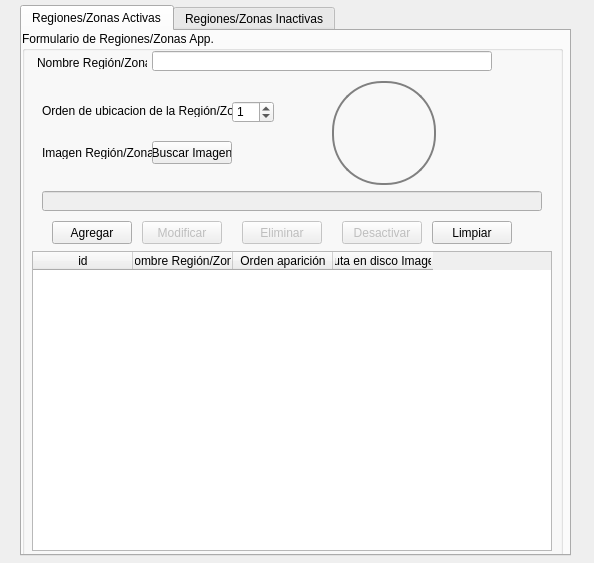
<?xml version="1.0" encoding="UTF-8"?>
<ui version="4.0">
 <class>Form</class>
 <widget class="QWidget" name="Form">
  <property name="geometry">
   <rect>
    <x>0</x>
    <y>0</y>
    <width>594</width>
    <height>563</height>
   </rect>
  </property>
  <property name="windowTitle">
   <string>Form</string>
  </property>
  <widget class="QTabWidget" name="tabWidget">
   <property name="geometry">
    <rect>
     <x>20</x>
     <y>5</y>
     <width>551</width>
     <height>551</height>
    </rect>
   </property>
   <property name="currentIndex">
    <number>0</number>
   </property>
   <widget class="QWidget" name="tab">
    <attribute name="title">
     <string>Regiones/Zonas Activas</string>
    </attribute>
    <widget class="QWidget" name="verticalLayoutWidget">
     <property name="geometry">
      <rect>
       <x>0</x>
       <y>0</y>
       <width>541</width>
       <height>561</height>
      </rect>
     </property>
     <layout class="QVBoxLayout" name="verticalLayout">
      <item>
       <widget class="QGroupBox" name="groupBox">
        <property name="title">
         <string>Formulario de Regiones/Zonas App.</string>
        </property>
        <widget class="QLineEdit" name="lineEdit_nombre_region_zona">
         <property name="geometry">
          <rect>
           <x>130</x>
           <y>20</y>
           <width>340</width>
           <height>20</height>
          </rect>
         </property>
        </widget>
        <widget class="QLabel" name="label">
         <property name="geometry">
          <rect>
           <x>15</x>
           <y>25</y>
           <width>110</width>
           <height>13</height>
          </rect>
         </property>
         <property name="text">
          <string>Nombre Región/Zona:</string>
         </property>
        </widget>
        <widget class="QLabel" name="label_3">
         <property name="geometry">
          <rect>
           <x>20</x>
           <y>115</y>
           <width>110</width>
           <height>13</height>
          </rect>
         </property>
         <property name="text">
          <string>Imagen Región/Zona:</string>
         </property>
        </widget>
        <widget class="QLineEdit" name="lineEdit_ruta_imagen_region_zona">
         <property name="enabled">
          <bool>false</bool>
         </property>
         <property name="geometry">
          <rect>
           <x>20</x>
           <y>160</y>
           <width>500</width>
           <height>20</height>
          </rect>
         </property>
        </widget>
        <widget class="QLabel" name="label_4">
         <property name="geometry">
          <rect>
           <x>20</x>
           <y>73</y>
           <width>190</width>
           <height>13</height>
          </rect>
         </property>
         <property name="text">
          <string>Orden de ubicacion de la Región/Zona:</string>
         </property>
        </widget>
        <widget class="QPushButton" name="btnAgregarRegionZona">
         <property name="geometry">
          <rect>
           <x>30</x>
           <y>190</y>
           <width>80</width>
           <height>23</height>
          </rect>
         </property>
         <property name="text">
          <string>Agregar</string>
         </property>
        </widget>
        <widget class="QPushButton" name="btnModificarRegionZona">
         <property name="enabled">
          <bool>false</bool>
         </property>
         <property name="geometry">
          <rect>
           <x>120</x>
           <y>190</y>
           <width>80</width>
           <height>23</height>
          </rect>
         </property>
         <property name="text">
          <string>Modificar</string>
         </property>
        </widget>
        <widget class="QPushButton" name="btnDesactivarRegionZona">
         <property name="enabled">
          <bool>false</bool>
         </property>
         <property name="geometry">
          <rect>
           <x>320</x>
           <y>190</y>
           <width>80</width>
           <height>23</height>
          </rect>
         </property>
         <property name="text">
          <string>Desactivar</string>
         </property>
        </widget>
        <widget class="QPushButton" name="btnLimpiarFormulario">
         <property name="geometry">
          <rect>
           <x>410</x>
           <y>190</y>
           <width>80</width>
           <height>23</height>
          </rect>
         </property>
         <property name="text">
          <string>Limpiar</string>
         </property>
        </widget>
        <widget class="QTableWidget" name="Tabla_RegionZona_activas">
         <property name="geometry">
          <rect>
           <x>10</x>
           <y>220</y>
           <width>520</width>
           <height>300</height>
          </rect>
         </property>
         <property name="editTriggers">
          <set>QAbstractItemView::NoEditTriggers</set>
         </property>
         <attribute name="horizontalHeaderVisible">
          <bool>true</bool>
         </attribute>
         <attribute name="horizontalHeaderHighlightSections">
          <bool>true</bool>
         </attribute>
         <column>
          <property name="text">
           <string>id</string>
          </property>
          <property name="textAlignment">
           <set>AlignCenter</set>
          </property>
         </column>
         <column>
          <property name="text">
           <string>Nombre Región/Zona</string>
          </property>
          <property name="textAlignment">
           <set>AlignCenter</set>
          </property>
         </column>
         <column>
          <property name="text">
           <string>Orden aparición</string>
          </property>
          <property name="textAlignment">
           <set>AlignCenter</set>
          </property>
         </column>
         <column>
          <property name="text">
           <string>Ruta en disco Imagen</string>
          </property>
          <property name="textAlignment">
           <set>AlignCenter</set>
          </property>
         </column>
        </widget>
        <widget class="QPushButton" name="btnCerrar">
         <property name="geometry">
          <rect>
           <x>494</x>
           <y>10</y>
           <width>31</width>
           <height>31</height>
          </rect>
         </property>
         <property name="styleSheet">
          <string notr="true">border : none;</string>
         </property>
         <property name="text">
          <string/>
         </property>
         <property name="icon">
          <iconset>
           <normaloff>../assets/iconos/cerrar.png</normaloff>../assets/iconos/cerrar.png</iconset>
         </property>
         <property name="iconSize">
          <size>
           <width>32</width>
           <height>32</height>
          </size>
         </property>
        </widget>
        <widget class="QPushButton" name="btnImagenRegionZona">
         <property name="geometry">
          <rect>
           <x>130</x>
           <y>110</y>
           <width>80</width>
           <height>23</height>
          </rect>
         </property>
         <property name="text">
          <string>Buscar Imagen</string>
         </property>
        </widget>
        <widget class="QLabel" name="label_imagen_region_zona">
         <property name="geometry">
          <rect>
           <x>310</x>
           <y>50</y>
           <width>104</width>
           <height>104</height>
          </rect>
         </property>
         <property name="minimumSize">
          <size>
           <width>104</width>
           <height>104</height>
          </size>
         </property>
         <property name="maximumSize">
          <size>
           <width>16777215</width>
           <height>110</height>
          </size>
         </property>
         <property name="styleSheet">
          <string notr="true">border: 2px solid gray;
border-radius: 50px;
min-width: 100px;
min-height: 100px;
</string>
         </property>
         <property name="text">
          <string/>
         </property>
        </widget>
        <widget class="QSpinBox" name="spinBox_orden_region_zona">
         <property name="geometry">
          <rect>
           <x>210</x>
           <y>70</y>
           <width>42</width>
           <height>22</height>
          </rect>
         </property>
         <property name="value">
          <number>1</number>
         </property>
        </widget>
        <widget class="QPushButton" name="btnEliminarRegionZona">
         <property name="enabled">
          <bool>false</bool>
         </property>
         <property name="geometry">
          <rect>
           <x>220</x>
           <y>190</y>
           <width>80</width>
           <height>23</height>
          </rect>
         </property>
         <property name="text">
          <string>Eliminar</string>
         </property>
        </widget>
       </widget>
      </item>
     </layout>
    </widget>
   </widget>
   <widget class="QWidget" name="tab_2">
    <attribute name="title">
     <string>Regiones/Zonas Inactivas</string>
    </attribute>
    <widget class="QTableWidget" name="Tabla_RegionZona_inactivas">
     <property name="geometry">
      <rect>
       <x>20</x>
       <y>20</y>
       <width>501</width>
       <height>371</height>
      </rect>
     </property>
     <property name="editTriggers">
      <set>QAbstractItemView::NoEditTriggers</set>
     </property>
     <attribute name="horizontalHeaderVisible">
      <bool>false</bool>
     </attribute>
     <attribute name="horizontalHeaderHighlightSections">
      <bool>true</bool>
     </attribute>
     <column>
      <property name="text">
       <string>id Usuario</string>
      </property>
      <property name="textAlignment">
       <set>AlignCenter</set>
      </property>
     </column>
     <column>
      <property name="text">
       <string>Nombre</string>
      </property>
      <property name="textAlignment">
       <set>AlignCenter</set>
      </property>
     </column>
     <column>
      <property name="text">
       <string>D.N.I</string>
      </property>
      <property name="textAlignment">
       <set>AlignCenter</set>
      </property>
     </column>
     <column>
      <property name="text">
       <string>Domicilio</string>
      </property>
      <property name="textAlignment">
       <set>AlignCenter</set>
      </property>
     </column>
     <column>
      <property name="text">
       <string>Localidad</string>
      </property>
      <property name="textAlignment">
       <set>AlignCenter</set>
      </property>
     </column>
     <column>
      <property name="text">
       <string>Provincia</string>
      </property>
      <property name="textAlignment">
       <set>AlignCenter</set>
      </property>
     </column>
     <column>
      <property name="text">
       <string>Teléfono</string>
      </property>
      <property name="textAlignment">
       <set>AlignCenter</set>
      </property>
     </column>
     <column>
      <property name="text">
       <string>Email</string>
      </property>
      <property name="textAlignment">
       <set>AlignCenter</set>
      </property>
     </column>
     <column>
      <property name="text">
       <string>Usuario</string>
      </property>
      <property name="textAlignment">
       <set>AlignCenter</set>
      </property>
     </column>
     <column>
      <property name="text">
       <string>Contraseña</string>
      </property>
      <property name="textAlignment">
       <set>AlignCenter</set>
      </property>
     </column>
     <column>
      <property name="text">
       <string>Ruta Foto</string>
      </property>
      <property name="textAlignment">
       <set>AlignCenter</set>
      </property>
     </column>
     <column>
      <property name="text">
       <string>Rol</string>
      </property>
      <property name="textAlignment">
       <set>AlignCenter</set>
      </property>
     </column>
    </widget>
    <widget class="QPushButton" name="btnReactivarRegionZona">
     <property name="enabled">
      <bool>false</bool>
     </property>
     <property name="geometry">
      <rect>
       <x>210</x>
       <y>400</y>
       <width>141</width>
       <height>40</height>
      </rect>
     </property>
     <property name="text">
      <string>Reactivar Región/Zona</string>
     </property>
    </widget>
   </widget>
  </widget>
 </widget>
 <tabstops>
  <tabstop>tabWidget</tabstop>
  <tabstop>lineEdit_nombre_region_zona</tabstop>
  <tabstop>spinBox_orden_region_zona</tabstop>
  <tabstop>btnImagenRegionZona</tabstop>
  <tabstop>lineEdit_ruta_imagen_region_zona</tabstop>
  <tabstop>btnAgregarRegionZona</tabstop>
  <tabstop>btnModificarRegionZona</tabstop>
  <tabstop>btnEliminarRegionZona</tabstop>
  <tabstop>btnDesactivarRegionZona</tabstop>
  <tabstop>btnLimpiarFormulario</tabstop>
  <tabstop>Tabla_RegionZona_activas</tabstop>
  <tabstop>btnCerrar</tabstop>
  <tabstop>Tabla_RegionZona_inactivas</tabstop>
  <tabstop>btnReactivarRegionZona</tabstop>
 </tabstops>
 <resources/>
 <connections/>
</ui>
